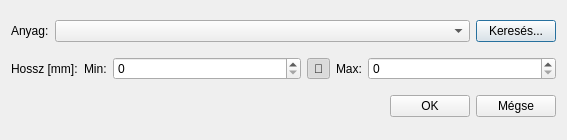
<?xml version="1.0" encoding="UTF-8"?>
<ui version="4.0">
 <class>MaterialFinderDialog</class>
 <widget class="QDialog" name="MaterialFinderDialog">
  <property name="geometry">
   <rect>
    <x>0</x>
    <y>0</y>
    <width>567</width>
    <height>140</height>
   </rect>
  </property>
  <property name="windowTitle">
   <string>Anyag keresése</string>
  </property>
  <layout class="QVBoxLayout" name="verticalLayout">
   <item>
    <layout class="QHBoxLayout" name="layoutMaterial">
     <item>
      <widget class="QLabel" name="lblMaterial">
       <property name="text">
        <string>Anyag:</string>
       </property>
      </widget>
     </item>
     <item>
      <layout class="QHBoxLayout" name="horizontalLayout" stretch="1,0">
       <item>
        <widget class="QComboBox" name="comboMaterial"/>
       </item>
       <item>
        <widget class="QPushButton" name="btn_MaterialSearch">
         <property name="text">
          <string>Keresés...</string>
         </property>
        </widget>
       </item>
      </layout>
     </item>
    </layout>
   </item>
   <item>
    <layout class="QHBoxLayout" name="layoutMinLength">
     <item>
      <widget class="QLabel" name="label_Length">
       <property name="text">
        <string>Hossz [mm]:</string>
       </property>
      </widget>
     </item>
     <item>
      <layout class="QHBoxLayout" name="horizontalLayout_2" stretch="0,1,0,0,1">
       <item>
        <widget class="QLabel" name="label_Min">
         <property name="text">
          <string>Min:</string>
         </property>
        </widget>
       </item>
       <item>
        <widget class="QSpinBox" name="spin_MinLength">
         <property name="minimum">
          <number>0</number>
         </property>
         <property name="maximum">
          <number>10000</number>
         </property>
         <property name="value">
          <number>0</number>
         </property>
        </widget>
       </item>
       <item>
        <widget class="QToolButton" name="btn_Link">
         <property name="text">
          <string>🔗</string>
         </property>
         <property name="checkable">
          <bool>true</bool>
         </property>
         <property name="checked">
          <bool>true</bool>
         </property>
         <property name="autoRaise">
          <bool>true</bool>
         </property>
        </widget>
       </item>
       <item>
        <widget class="QLabel" name="label_Max">
         <property name="text">
          <string>Max:</string>
         </property>
        </widget>
       </item>
       <item>
        <widget class="QSpinBox" name="spin_MaxLength">
         <property name="maximum">
          <number>10000</number>
         </property>
        </widget>
       </item>
      </layout>
     </item>
    </layout>
   </item>
   <item>
    <layout class="QHBoxLayout" name="layoutButtons">
     <item>
      <spacer name="horizontalSpacer">
       <property name="orientation">
        <enum>Qt::Orientation::Horizontal</enum>
       </property>
       <property name="sizeHint" stdset="0">
        <size>
         <width>40</width>
         <height>20</height>
        </size>
       </property>
      </spacer>
     </item>
     <item>
      <widget class="QPushButton" name="btnOk">
       <property name="text">
        <string>OK</string>
       </property>
      </widget>
     </item>
     <item>
      <widget class="QPushButton" name="btnCancel">
       <property name="text">
        <string>Mégse</string>
       </property>
      </widget>
     </item>
    </layout>
   </item>
  </layout>
 </widget>
 <resources/>
 <connections/>
</ui>
